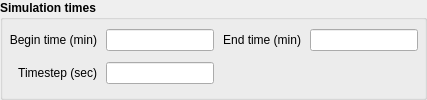
             <widget class="QGroupBox" name="groupBoxTime">
              <property name="font">
               <font>
                <weight>75</weight>
                <bold>true</bold>
               </font>
              </property>
              <property name="title">
               <string>Simulation times</string>
              </property>
              <layout class="QGridLayout" name="gridLayout_3">
               <property name="leftMargin">
                <number>6</number>
               </property>
               <property name="topMargin">
                <number>0</number>
               </property>
               <property name="rightMargin">
                <number>6</number>
               </property>
               <property name="bottomMargin">
                <number>2</number>
               </property>
               <property name="horizontalSpacing">
                <number>9</number>
               </property>
               <property name="verticalSpacing">
                <number>2</number>
               </property>
               <item row="0" column="0">
                <widget class="QLabel" name="label_6">
                 <property name="font">
                  <font>
                   <weight>50</weight>
                   <bold>false</bold>
                  </font>
                 </property>
                 <property name="text">
                  <string>Begin time (min)</string>
                 </property>
                 <property name="alignment">
                  <set>Qt::AlignRight|Qt::AlignTrailing|Qt::AlignVCenter</set>
                 </property>
                </widget>
               </item>
               <item row="0" column="1">
                <widget class="QLineEdit" name="E_BeginTime">
                 <property name="font">
                  <font>
                   <weight>50</weight>
                   <bold>false</bold>
                  </font>
                 </property>
                </widget>
               </item>
               <item row="0" column="2">
                <widget class="QLabel" name="label_7">
                 <property name="font">
                  <font>
                   <weight>50</weight>
                   <bold>false</bold>
                  </font>
                 </property>
                 <property name="text">
                  <string>End time (min)</string>
                 </property>
                 <property name="alignment">
                  <set>Qt::AlignRight|Qt::AlignTrailing|Qt::AlignVCenter</set>
                 </property>
                </widget>
               </item>
               <item row="0" column="3">
                <widget class="QLineEdit" name="E_EndTime">
                 <property name="font">
                  <font>
                   <weight>50</weight>
                   <bold>false</bold>
                  </font>
                 </property>
                </widget>
               </item>
               <item row="1" column="0">
                <widget class="QLabel" name="label_8">
                 <property name="font">
                  <font>
                   <weight>50</weight>
                   <bold>false</bold>
                  </font>
                 </property>
                 <property name="text">
                  <string>Timestep (sec)</string>
                 </property>
                 <property name="alignment">
                  <set>Qt::AlignRight|Qt::AlignTrailing|Qt::AlignVCenter</set>
                 </property>
                </widget>
               </item>
               <item row="1" column="1">
                <widget class="QLineEdit" name="E_Timestep">
                 <property name="font">
                  <font>
                   <weight>50</weight>
                   <bold>false</bold>
                  </font>
                 </property>
                </widget>
               </item>
              </layout>
             </widget>
